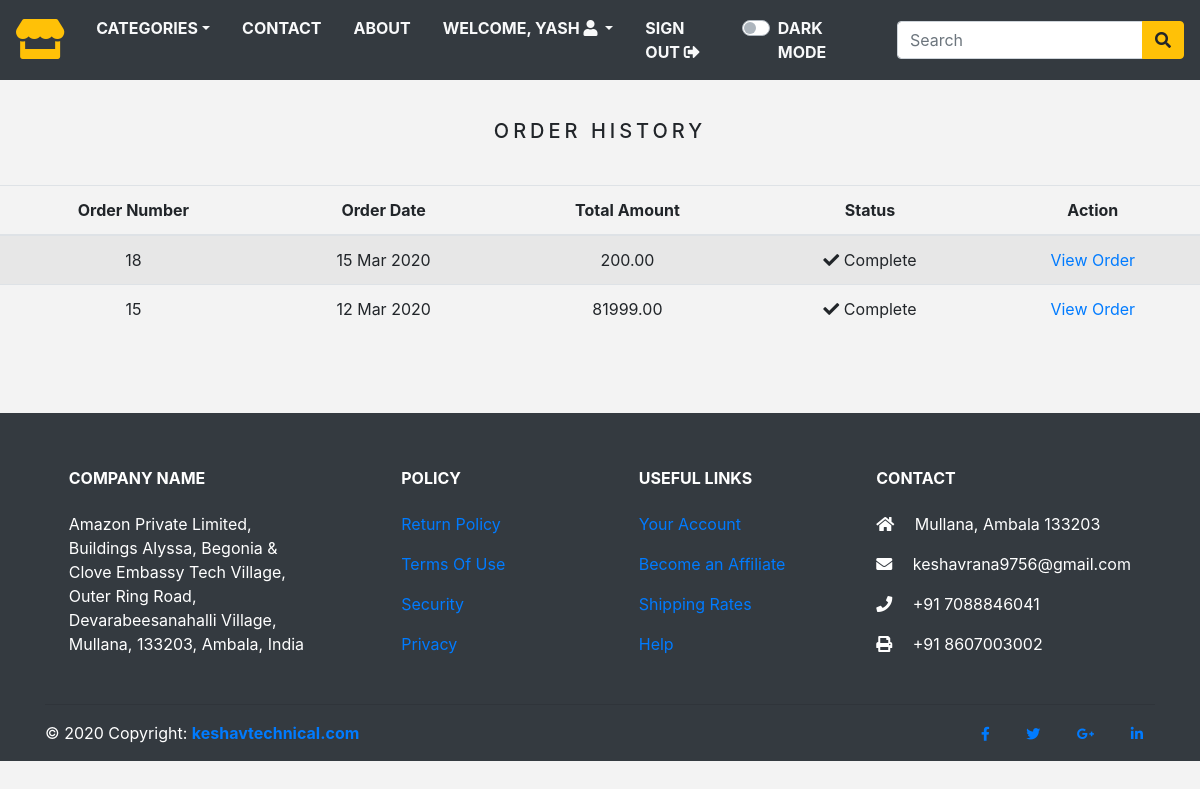
Page /order_history/ (signed in) on the earlier database version.
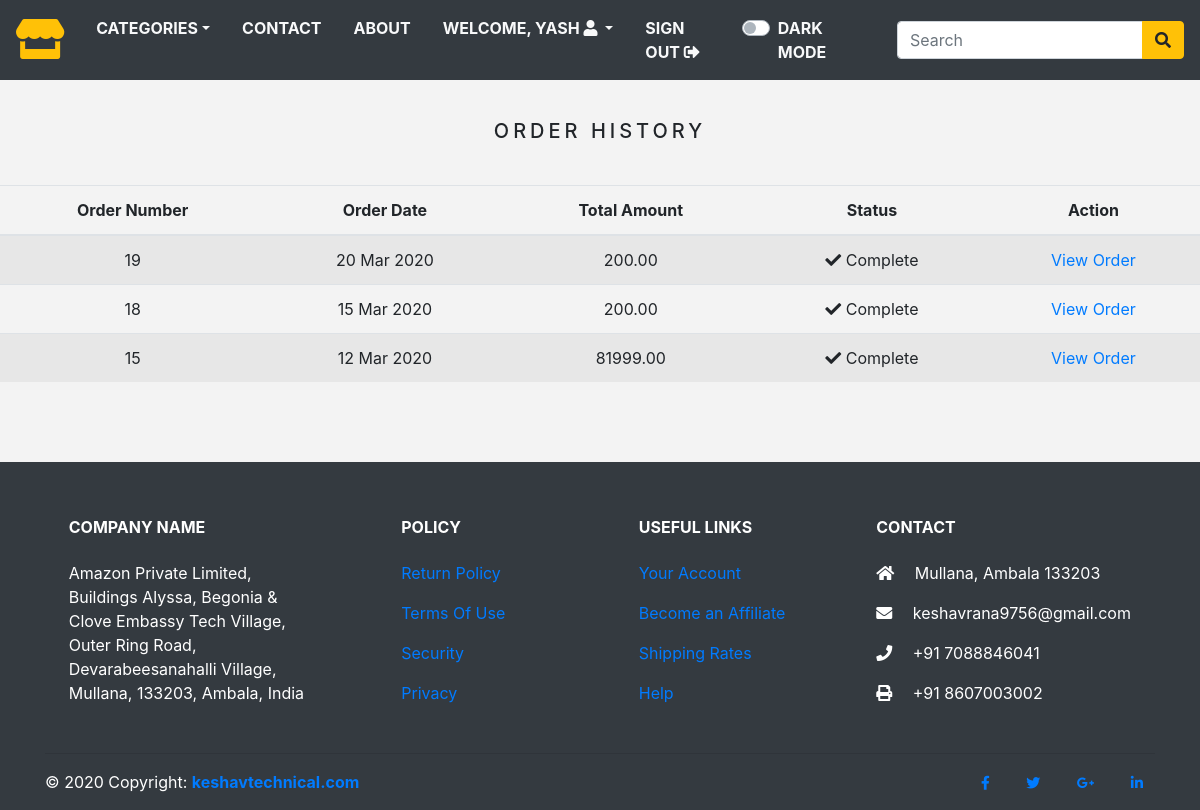
Same page on the later database version.
### store/models.py (models this page shows)
class Order(models.Model):
    token = models.CharField(max_length=250, blank=True)
    total = models.DecimalField(max_digits=10, decimal_places=2, verbose_name='INR Order Total')
    emailAddress = models.EmailField(max_length=250, blank=True, verbose_name='Email Address')
    created = models.DateTimeField(auto_now_add=True)
    billingName = models.CharField(max_length=250, blank=True)
    billingAddress1 = models.CharField(max_length=250, blank=True)
    billingCity = models.CharField(max_length=250, blank=True)
    billingPostcode = models.CharField(max_length=250, blank=True)
    billingCountry = models.CharField(max_length=250, blank=True)
    shippingName = models.CharField(max_length=250, blank=True)
    shippingAddress1 = models.CharField(max_length=250, blank=True)
    shippingCity = models.CharField(max_length=250, blank=True)
    shippingPostcode = models.CharField(max_length=250, blank=True)
    shippingCountry = models.CharField(max_length=250, blank=True)
    class Meta:
        db_table = 'Order'
        ordering = ['-created']
    def __str__(self):
        return str(self.id)

### store/views.py (the view)
# urls.py: path('order_history/', views.orderHistory, name='order_history'),
@login_required(redirect_field_name='next', login_url='signin')
def orderHistory(request):
    if request.user.is_authenticated:
        email = str(request.user.email)
        order_details = Order.objects.filter(emailAddress=email)
        print(email)
        print(order_details)
    return render(request, 'orders_list.html', {'order_details': order_details})

### store/context_processors.py (called while the page is built)
def counter(request):
    item_count = 0
    if 'admin' in request.path:
        return {}
    else:
        try:
            cart = Cart.objects.filter(cart_id=_cart_id(request))
            cart_items = CartItem.objects.all().filter(cart=cart[:1])
            for cart_item in cart_items:
                item_count += cart_item.quantity
        except Cart.DoesNotExist:
            item_count = 0
    return dict(item_count=item_count)

def menu_links(request):
    links = Category.objects.all()
    return dict(links=links)

### store/models.py (called while the page is built)
    def get_url(self):
        return reverse('products_by_category', args=[self.slug])

### store/views.py (called while the page is built)
def _cart_id(request):
    cart = request.session.session_key
    if not cart:
        cart = request.session.create()
    return cart

### store/templates/orders_list.html (shortened to what this page needs)
{% extends 'base.html' %}
{% load static %}
{% block content %}
  <div class="text-center">
    <br>
    <h1 class="text-center product_title">
      Order History
    </h1>
    <br>
    {% if order_details %}
      <table class="table table-striped">
        <thead>
          <tr>
            <th>Order Number</th>
            <th>Order Date</th>
            <th>Total Amount</th>
            <th>Status</th>
            <th>Action</th>
          </tr>
        </thead>
        <tbody>
          {% for order in order_details %}
            <tr>
              <td>{{ order.id }}</td>
              <td>{{ order.created|date:"d M Y" }}</td>
              <td>{{ order.total }}</td>
              <td><i class="fas fa-check"></i>&nbsp;Complete</td>
              <td><a href="{% url 'order_detail' order.id %}">View Order</a></td>
            </tr>
          {% endfor %}
        </tbody>
      </table>
    {% else %}
      <p>You have not placed any orders yet.
        <br><br>
        <a href="{% url 'home' %}" class="btn btn-secondary">Continue shopping</a>
      </p>
    {% endif %}
  </div>
  <br><br>
{% endblock %}

Differences in the rows shown:
added Order: id "19", created "20 Mar 2020", total "200.00"
